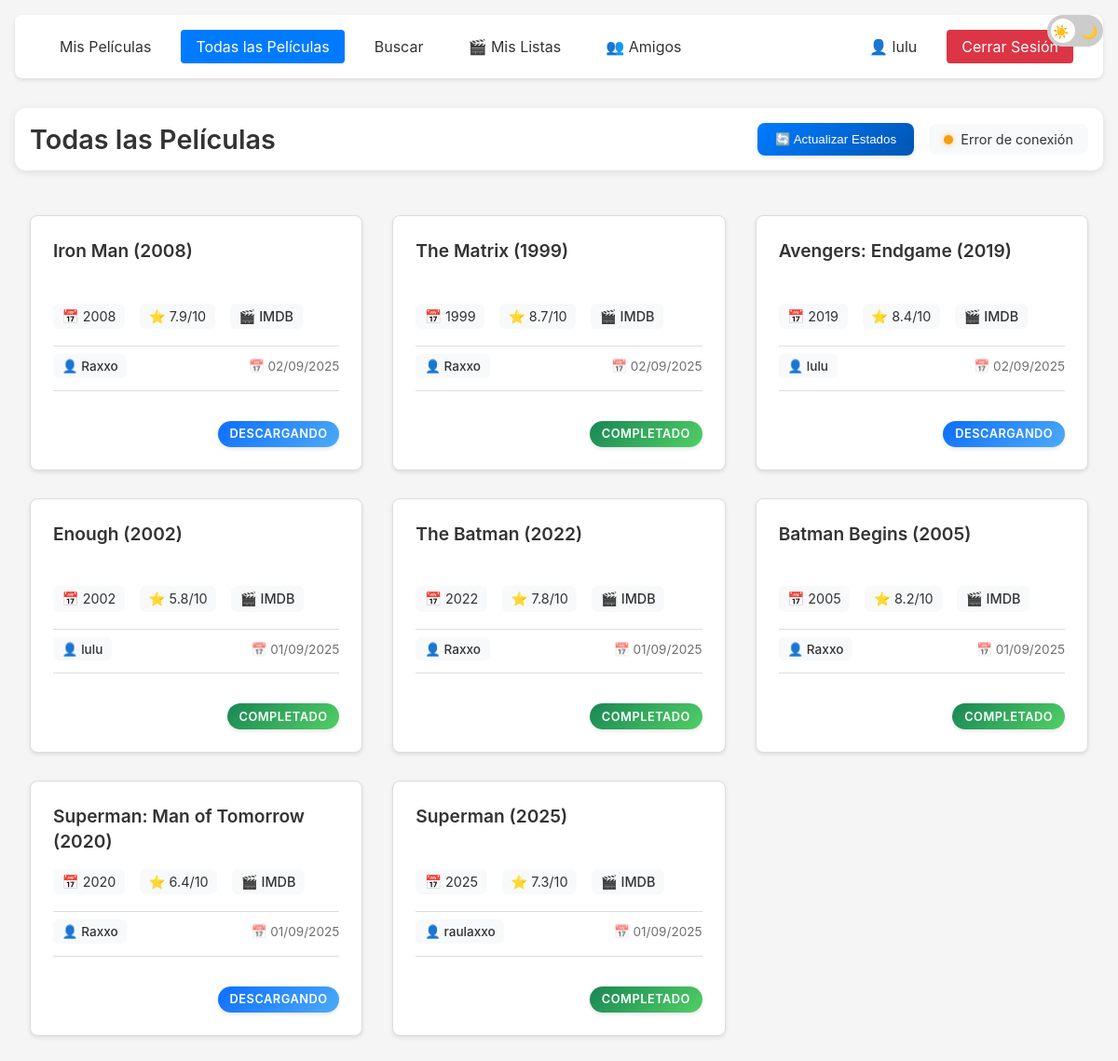
The page /all (signed in) on the database its author committed.
### models/user_model.py (models this page shows, shortened)
class User(UserMixin):
    id = None
    username = None
    password = None
    created_at = None
    downloads = None

        class UserModel(User, db.Model):
            __tablename__ = 'user'
            id = db.Column(db.Integer, primary_key=True)
            username = db.Column(db.String(80), unique=True, nullable=False)
            password = db.Column(db.String(120), nullable=False)
            created_at = db.Column(db.DateTime, default=datetime.utcnow)
            full_name = db.Column(db.String(200))
            email = db.Column(db.String(120), unique=True)
            bio = db.Column(db.Text)
            avatar_url = db.Column(db.String(500))
            location = db.Column(db.String(100))
            birth_date = db.Column(db.Date)
            is_public = db.Column(db.Boolean, default=True)
            show_stats = db.Column(db.Boolean, default=True)
            email_notifications = db.Column(db.Boolean, default=True)
            downloads = db.relationship('Download', backref='user', lazy=True)
            movie_lists = db.relationship('MovieList', backref='creator', lazy=True)

        class Download(db.Model):
            __tablename__ = 'download'
            id = db.Column(db.Integer, primary_key=True)
            movie_id = db.Column(db.String(120), nullable=False)
            movie_title = db.Column(db.String(200), nullable=False)
            year = db.Column(db.String(4))
            rating = db.Column(db.String(10))
            magnet = db.Column(db.Text, nullable=False)
            imdb_code = db.Column(db.String(20))
            download_date = db.Column(db.DateTime, default=datetime.utcnow)
            status = db.Column(db.String(20), default='pendiente')
            user_id = db.Column(db.Integer, db.ForeignKey('user.id'), nullable=False)

### app.py (the view)
@app.route('/all')
@login_required
def all_movies():
    movies = Download.query.order_by(Download.download_date.desc()).all()
    return render_template('all_movies.html', movies=movies)

### app.py (called while the page is built)
@login_manager.user_loader
def load_user(user_id):
    return UserModel.query.get(int(user_id))

### templates/all_movies.html (shortened to what this page needs)
{% extends "base.html" %}
{% block content %}
<div class="page-header">
    <h1 class="page-title">Todas las Películas</h1>
    <div class="page-actions">
        <button id="checkStatusBtn" class="status-btn">
            🔄 Actualizar Estados
        </button>
        <span id="transmissionStatus" class="transmission-status">
            <span class="status-indicator" id="statusIndicator"></span>
            <span id="statusText">Verificando conexión...</span>
        </span>
    </div>
</div>
<div class="movies-grid">
    {% for movie in movies %}
    <div class="movie-card">
        <div class="movie-info">
            <h3 class="movie-title">{{ movie.movie_title }}</h3>
            <div class="movie-details">
                {% if movie.year %}
                <span>📅 {{ movie.year }}</span>
                {% endif %}
                {% if movie.rating %}
                <span>⭐ {{ movie.rating }}/10</span>
                {% endif %}
                {% if movie.imdb_code %}
                <a href="https://www.imdb.com/title/{{ movie.imdb_code }}" target="_blank" class="imdb-link">
                    🎬 IMDB
                </a>
                {% endif %}
            </div>
            <div class="movie-meta">
                <span class="user-info">👤 {{ movie.user.username }}</span>
                <span class="date-info">📅 {{ movie.download_date.strftime('%d/%m/%Y') }}</span>
            </div>
            <div class="movie-status">
                <span class="status-badge {{ movie.status }}">{{ movie.status }}</span>
            </div>
        </div>
    </div>
    {% endfor %}
</div>
{% endblock %}

### templates/base.html (shortened to what this page needs)
<!DOCTYPE html>
<html>
<head>
    <link rel="stylesheet" href="{{ url_for('static', filename='css/style.css') }}">
    <link rel="stylesheet" href="{{ url_for('static', filename='css/main.css') }}">
    <link rel="stylesheet" href="{{ url_for('static', filename='css/search.css') }}">
</head>
<body>
    <div class="theme-switch-wrapper">
        <label class="theme-switch" for="checkbox">
            <div class="slider round">
                <span class="slider-icon sun">☀️</span>
                <span class="slider-icon moon">🌙</span>
            </div>
        </label>
    </div>
    <div class="container">
        <nav class="navbar">
            <div class="nav-left">
                <a href="/" class="nav-link {% if request.endpoint == 'index' %}active{% endif %}">Mis Películas</a>
                <a href="/all" class="nav-link {% if request.endpoint == 'all_movies' %}active{% endif %}">Todas las Películas</a>
                <a href="/search" class="nav-link {% if request.endpoint == 'search' %}active{% endif %}">Buscar</a>
                {% if current_user.is_authenticated %}
                <a href="/listas" class="nav-link {% if request.endpoint == 'movie_lists' or request.endpoint == 'view_movie_list' or request.endpoint == 'new_movie_list' %}active{% endif %}">🎬 Mis Listas</a>
                <a href="/amigos" class="nav-link {% if request.endpoint == 'friends' or request.endpoint == 'friend_downloads' or request.endpoint == 'friend_lists' %}active{% endif %}">👥 Amigos</a>
                {% endif %}
            </div>
            <div class="nav-right">
                {% if current_user.is_authenticated %}
                    <a href="/perfil" class="nav-link {% if request.endpoint == 'profile' or request.endpoint == 'edit_profile' %}active{% endif %}" title="Mi Perfil">👤 {{ current_user.username }}</a>
                    <a href="{{ url_for('logout') }}" class="nav-link logout-btn">Cerrar Sesión</a>
                {% else %}
                    <a href="{{ url_for('login') }}" class="nav-link">Iniciar Sesión</a>
                    <a href="{{ url_for('register') }}" class="nav-link">Registrarse</a>
                {% endif %}
            </div>
        </nav>
        {% block content %}{% endblock %}
    </div>
</body>
</html>

### static/css/style.css (style rules this page uses)
:root { --bg-color: #f5f5f5; --text-color: #333; --card-bg: #fff; --border-color: #ddd; --primary-color: #007bff; --hover-color: #0056b3; --secondary-bg: #f8f9fa; }
body { margin: 0; padding: 0; font-family: -apple-system, BlinkMacSystemFont, "Segoe UI", Roboto, "Helvetica Neue", Arial, sans-serif; background-color: var(--bg-color); color: var(--text-color); transition: background-color 0.3s ease; }
.page-title { font-size: 2rem; color: var(--text-color); text-align: center; margin: 2rem 0; font-weight: 600; }
.container { max-width: 1200px; margin: 0 auto; padding: 1rem; }
.navbar { display: flex; justify-content: space-between; align-items: center; padding: 1rem 2rem; margin-bottom: 2rem; background-color: var(--card-bg); border-radius: 8px; box-shadow: 0 2px 4px rgba(0, 0, 0, 0.1); }
.nav-left, .nav-right { display: flex; gap: 1rem; align-items: center; }
.nav-link { color: var(--text-color); text-decoration: none; padding: 0.5rem 1rem; border-radius: 4px; transition: all 0.2s ease; }
.nav-link:hover, .nav-link.active { background-color: var(--primary-color); color: white; }
.user-info { color: var(--text-color); font-weight: 500; padding: 0.5rem; border-radius: 4px; background-color: rgba(0, 0, 0, 0.05); }
.logout-btn { background-color: #dc3545; color: white; }

### static/css/search.css (style rules this page uses)
.movie-card { display: flex; flex-direction: column; background-color: var(--card-bg); border-radius: 8px; overflow: hidden; box-shadow: 0 2px 4px rgba(0, 0, 0, 0.1); transition: transform 0.2s ease, box-shadow 0.2s ease; height: 100%; }
.movie-info { padding: 1.5rem; display: flex; flex-direction: column; flex-grow: 1; }
.movie-info h3 { margin: 0 0 1rem 0; font-size: 1.2rem; color: var(--text-color); line-height: 1.4; display: -webkit-box; -webkit-line-clamp: 2; -webkit-box-orient: vertical; overflow: hidden; height: 2.8em; }
.movie-details { display: flex; flex-wrap: wrap; gap: 1rem; font-size: 0.9rem; color: var(--text-color); margin-bottom: auto; }

### rows shown on the page
UserModel: username "lulu"
Download: movie_title "Iron Man (2008)", year "2008", rating "7.9", user.username "Raxxo", download_date "02/09/2025", status "DESCARGANDO"
Download: movie_title "The Matrix (1999)", year "1999", rating "8.7", user.username "Raxxo", download_date "02/09/2025", status "COMPLETADO"
Download: movie_title "Avengers: Endgame (2019)", year "2019", rating "8.4", user.username "lulu", download_date "02/09/2025", status "DESCARGANDO"
Download: movie_title "Enough (2002)", year "2002", rating "5.8", user.username "lulu", download_date "01/09/2025", status "COMPLETADO"
Download: movie_title "The Batman (2022)", year "2022", rating "7.8", user.username "Raxxo", download_date "01/09/2025", status "COMPLETADO"
Download: movie_title "Batman Begins (2005)", year "2005", rating "8.2", user.username "Raxxo", download_date "01/09/2025", status "COMPLETADO"
Download: movie_title "Superman: Man of Tomorrow (2020)", year "2020", rating "6.4", user.username "Raxxo", download_date "01/09/2025", status "DESCARGANDO"
Download: movie_title "Superman (2025)", year "2025", rating "7.3", user.username "raulaxxo", download_date "01/09/2025", status "COMPLETADO"
